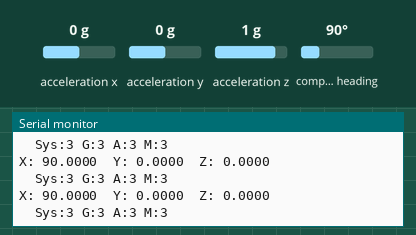
Bench run of a sketch on a simulated Arduino Uno, built with avr-gcc and run on an emulated ATmega328P. On the bench: the last lines printed to the serial monitor. The test bench sets the inputs (shaded band); at power-on: acceleration x 0 g, acceleration y 0 g, acceleration z 1 g, compass heading 90°.

Above: at 2.2 s.
2.3 s: acceleration x set to -1.4 g
At 2.67 s:
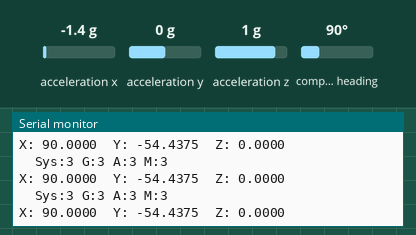
3.8 s: acceleration y set to -1.4 g
At 3.82 s:
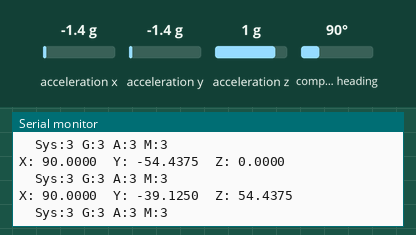
5.3 s: acceleration z set to -1.4 g
At 5.39 s:
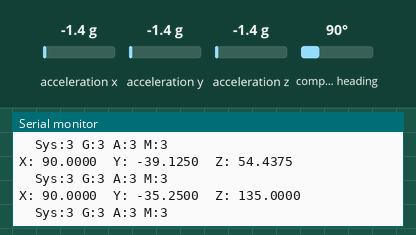
6.8 s: compass heading set to 7°
At 6.85 s:
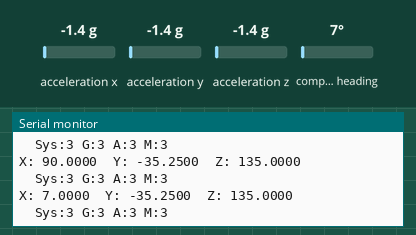
Timing chart, 0 to 9.3 s (numbered marks = the images above; inputs shaded):
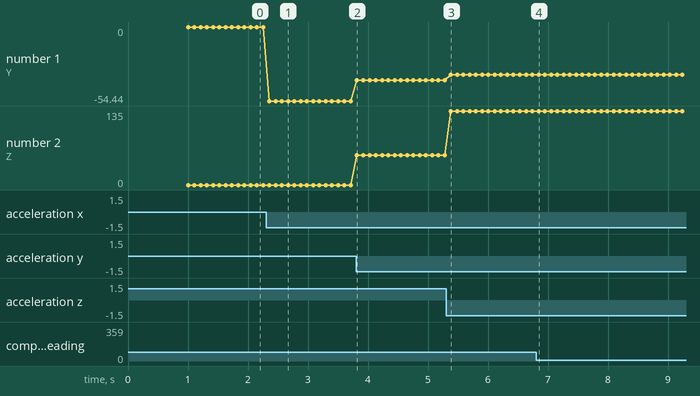

The sketch:

BNO055-Test-Arduino.ino
```cpp
#include <Wire.h>
#include <Adafruit_Sensor.h>
#include <Adafruit_BNO055.h>
#include <utility/imumaths.h>

Adafruit_BNO055 bno = Adafruit_BNO055(55);

void displayCalStatus(void) {
  /* Get the four calibration values (0..3) */
  /* Any sensor data reporting 0 should be ignored, */
  /* 3 means 'fully calibrated" */
  uint8_t system, gyro, accel, mag;
  system = gyro = accel = mag = 0;
  bno.getCalibration(&system, &gyro, &accel, &mag);
  /* The data should be ignored until the system calibration is > 0 */
  Serial.print("\t");
  if (!system)  {
    Serial.print("! ");
    }
  /* Display the individual values */
  Serial.print("Sys:");
  Serial.print(system, DEC);
  Serial.print(" G:");
  Serial.print(gyro, DEC);
  Serial.print(" A:");
  Serial.print(accel, DEC);
  Serial.print(" M:");
  Serial.println(mag, DEC);
}

void setup(void)
{
  Serial.begin(115000);
  Serial.println("Orientation Sensor Test"); Serial.println("");

  /* Initialise the sensor */
  if(!bno.begin())
  {
    /* There was a problem detecting the BNO055 ... check your connections */
    Serial.print("Ooops, no BNO055 detected ... Check your wiring or I2C ADDR!");
    while(1);
  }
  displayCalStatus();
  delay(1000);

  bno.setExtCrystalUse(true);
}

void loop(void)
{
  /* Get a new sensor event */
  sensors_event_t event;
  bno.getEvent(&event);

  if (false) {
    displayCalStatus();  // will auto cal staying still on G (gyro), but needs a little motion in all axis to cal M (magnetic compass).  A did not cal.
  } else {
    /* Display the floating point data */
    Serial.print("X: ");
    Serial.print(event.orientation.x, 4);
    Serial.print("\tY: ");
    Serial.print(event.orientation.y, 4);
    Serial.print("\tZ: ");
    Serial.print(event.orientation.z, 4);
    Serial.println("");
  displayCalStatus();
  }


  delay(100);
}
```

Measured:
- after the input at 2.3 s, the serial monitor: prints a new line after 0.06 s (image 1)
- after the input at 3.8 s, the serial monitor: prints a new line at once (image 2)
- after the input at 5.3 s, the serial monitor: prints a new line after 0.08 s (image 3)
- after the input at 6.8 s, the serial monitor: prints a new line at once (image 4)
- plotted number 1: 0 → -54.44 after the input at 2.3 s, -54.44 → -39.12 after the input at 3.8 s, -39.12 → -35.25 after the input at 5.3 s
- plotted number 2: 0 → 54.44 after the input at 3.8 s, 54.44 → 135 after the input at 5.3 s
